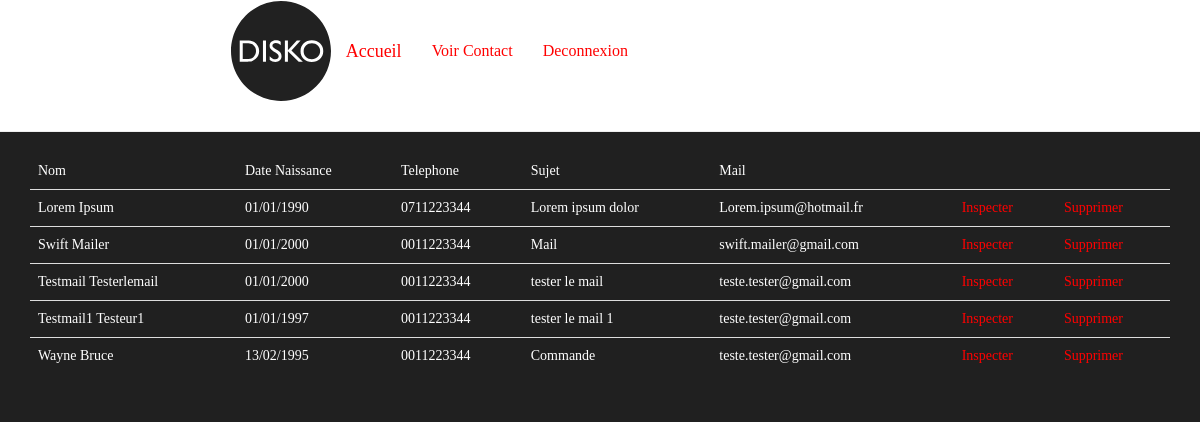
Page /index.php?uc=ConsulterInscrits (signed in) on the committed database.
### tables this page shows
CREATE TABLE `personnes` (
  `Id` int(255) NOT NULL,
  `Sujet` varchar(255) NOT NULL,
  `Mail` varchar(100) NOT NULL,
  `Nom` text NOT NULL,
  `Prenom` text NOT NULL,
  `Date_Naissance` date NOT NULL,
  `Num_tel` varchar(15) NOT NULL,
  `Message` varchar(255) NOT NULL
);

### utilitaire/class.pdoDisko.inc.php (called while the page is built, shortened)
<?php
class PdoDisko {
    private static $serveur = 'mysql:host=localhost';
    private static $bdd = 'dbname=disko';
    private static $user = 'root';
    private static $mdp = '';
    private static $monPdo;
    private function __construct() {
        PdoDisko::$monPdo = new PDO(PdoDisko::$serveur . ';' . PdoDisko::$bdd, PdoDisko::$user, PdoDisko::$mdp);
        PdoDisko::$monPdo->query("SET CHARACTER SET utf8");
    }
    public static function getUneInscription($id) {
        $req = "select * from personnes where Id= $id";
        $res = PdoDisko::$monPdo->query($req);
        $Inscription = $res->fetch();
        return $Inscription;
    }
    public static function getLesPersonnes($champ = 'Nom', $sens = 'ASC') {
        $req = "select * from personnes order by $champ $sens ";
        $res = PdoDisko::$monPdo->query($req);
        $LesInscrits = $res->fetchAll();
        if (count($LesInscrits) > 0) {
            return $LesInscrits;
        } else {
            echo '';
        }
    }
}
?>

### vues/v_inscrits.php (the view)
<div class="col-lg-12">
    <div class="col-sm-2"></div>
</div><div class="row"></div>
<?php
$aff = '<div class="container"><div class="table-responsive"><table class="table"><thead><tr><td>Nom</td>'
        . '<td>Date Naissance</td><td>Telephone</td><td>Sujet</td><td>Mail</td></tr>';
if (count($LesInscrits)) {
    foreach ($LesInscrits as $UnInscrit) {
        $Inscription = PdoDisko::getUneInscription($UnInscrit['0']);
        $dateN = explode('-', $UnInscrit['Date_Naissance']);
        $aff .= '<tr><td>' . ucfirst($UnInscrit['Nom']) . ' ' . ucfirst($UnInscrit['Prenom']) . '</td>'
                . '<td> ' . $dateN[2] . '/' . $dateN[1] . '/' . $dateN[0] . '</td><td> ' . $UnInscrit['Num_tel'] . '</td><td>' .$UnInscrit['Sujet'] . '</td><td>' .$UnInscrit['Mail'] . '</td>'
                . '<td><a href="index.php?uc=ConsulterInscrits&action=VoirUnInscrit&nom=' . $UnInscrit['Nom'] . '&prenom=' . $UnInscrit['Prenom'] . '&bd=' . $UnInscrit['Date_Naissance'] . '">Inspecter</a></td>'
                . '<td><a href="index.php?uc=SuppInscrits&action=SuppUnInscrit&nom=' . $UnInscrit['Nom'] . '&prenom=' . $UnInscrit['Prenom'] . '&bd=' . $UnInscrit['Date_Naissance'] . '&id=' . $UnInscrit['Id'] . '">Supprimer</a></td>';
    }
    $aff .= '</table></div></div>';
    echo $aff;
} else {
    echo '<div class="col-sm-3">Désolé, mais nous n\'avons pas trouvé de résultat</div>';
}

### rows in the picture
personnes: Nom "Lorem", Prenom "Ipsum", Date_Naissance "01", Date_Naissance "1990", Num_tel "0711223344", Sujet "Lorem ipsum dolor", Mail "Lorem.ipsum@hotmail.fr"
personnes: Nom "Swift", Prenom "Mailer", Date_Naissance "01", Date_Naissance "2000", Num_tel "0011223344", Sujet "Mail", Mail "swift.mailer@gmail.com"
personnes: Nom "Testmail", Prenom "Testerlemail", Date_Naissance "01", Date_Naissance "2000", Num_tel "0011223344", Sujet "tester le mail", Mail "teste.tester@gmail.com"
personnes: Nom "Testmail1", Prenom "Testeur1", Date_Naissance "01", Date_Naissance "1997", Num_tel "0011223344", Sujet "tester le mail 1", Mail "teste.tester@gmail.com"
personnes: Nom "Wayne", Prenom "Bruce", Date_Naissance "13", Date_Naissance "02", Date_Naissance "1995", Num_tel "0011223344", Sujet "Commande", Mail "teste.tester@gmail.com"
